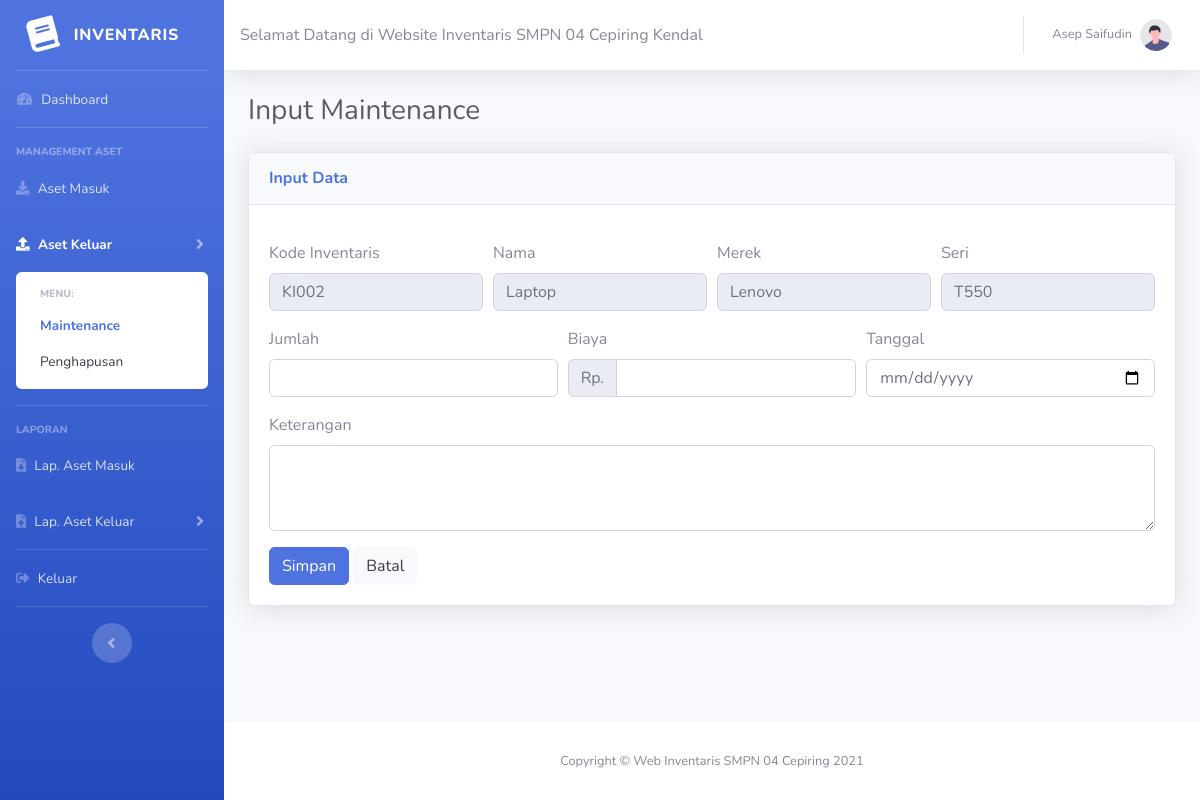
Page /index.php?halaman=input_maintenance&id=2 (signed in) on the committed database.
### tables this page shows
CREATE TABLE `tbl_aset_masuk` (
  `id_aset_masuk` int(11) NOT NULL,
  `kode_inventaris` varchar(255) NOT NULL,
  `nama_aset` varchar(255) NOT NULL,
  `merek_aset` varchar(255) NOT NULL,
  `seri_aset` varchar(255) NOT NULL,
  `jumlah_aset` int(255) NOT NULL,
  `harga_satuan_aset` int(255) NOT NULL,
  `kondisi_aset` varchar(255) NOT NULL,
  `sumber_aset` varchar(255) NOT NULL,
  `tanggal_masuk_aset` varchar(255) NOT NULL,
  `keterangan_aset` text NOT NULL,
  `gambar_aset` varchar(255) NOT NULL
);

### input_maintenance.php (shortened to what this page needs)
<?php
    $idAset = $_GET["id"];
    $ambilMaintenance = $conn->query("SELECT * FROM tbl_aset_masuk WHERE id_aset_masuk = '$idAset' ");
    $pecahMaintenance = $ambilMaintenance->fetch_assoc();
?>
<div id="content">
    <?php require "components/navbar.php"; ?>
    <div class="container-fluid">
        <div class="d-sm-flex align-items-center justify-content-between mb-4">
            <h1 class="h3 mb-0 text-gray-800">Input Maintenance</h1>
        </div>
        <div class="row" id="edit-page">
            <div class="col-md-12">
                <div class="card shadow mb-4">
                    <div
                        class="card-header py-3 d-flex flex-row align-items-center justify-content-between">
                        <h6 class="m-0 font-weight-bold text-primary">Input Data</h6>
                    </div>
                    <div class="card-body">
                        <form method="post">
                          <div class="form-row mt-3">
                            <div class="form-group col-md-3">
                              <label for="kode-inventaris">Kode Inventaris</label>
                              <input type="text" class="form-control" name="kode_inventaris" value="<?=$pecahMaintenance['kode_inventaris']; ?>" disabled>
                            </div>
                            <div class="form-group col-md-3">
                              <label for="nama">Nama</label>
                              <input type="text" class="form-control" id="nama" value="<?=$pecahMaintenance['nama_aset']; ?>" name="nama_aset" disabled>
                            </div>
                            <div class="form-group col-md-3">
                              <label for="merek">Merek</label>
                              <input type="text" class="form-control" id="merek" value="<?=$pecahMaintenance['merek_aset']; ?>" name="merek_aset" disabled>
                            </div>
                            <div class="form-group col-md-3">
                              <label for="seri">Seri</label>
                              <input type="text" class="form-control" id="seri" value="<?=$pecahMaintenance['seri_aset']; ?>" name="seri_aset" disabled>
                            </div>
                          </div>
                          <div class="form-row">
                            <div class="form-group col-md-4">
                              <label for="jumlah">Jumlah</label>
                              <input type="number" class="form-control" id="jumlah" name="jumlah_maintenance" required>
                            </div>
                            <div class="form-group col-md-4">
                              <label for="biaya">Biaya</label>
                              <div class="input-group">
                                <div class="input-group-prepend">
                                    <span class="input-group-text" id="validatedInputGroupPrepend">Rp.</span>
                                </div>
                                <input type="number" class="form-control" id="biaya" aria-describedby="validatedInputGroupPrepend" name="biaya_maintenance" required>
                              </div>
                            </div>
                            <div class="form-group col-md-4">
                              <label for="tanggal-maintenance">Tanggal</label>
                              <input type="date" class="form-control" id="tanggal-maintenance" name="tanggal_maintenance" required>
                            </div>
                          </div>
                          <div class="form-row">
                            <div class="form-group col-md-12">
                                <label for="keterangan">Keterangan</label>
                                <textarea class="form-control" id="keterangan" rows="3" name="keterangan_maintenance" required></textarea>
                            </div>
                          </div>
                          <button type="submit" class="btn btn-primary" name="btn_simpan">Simpan</button>
                          <a href="index.php?halaman=maintenance" class="btn btn-light">Batal</a>
                        </form>
                    </div>
                </div>
            </div>
        </div>
    </div>
</div>

### rows in the picture
tbl_aset_masuk: kode_inventaris "KI002", nama_aset "Laptop", merek_aset "Lenovo", seri_aset "T550"

### other values in the picture
$_SESSION["pengguna"]["nama_lengkap"] "Asep Saifudin"
